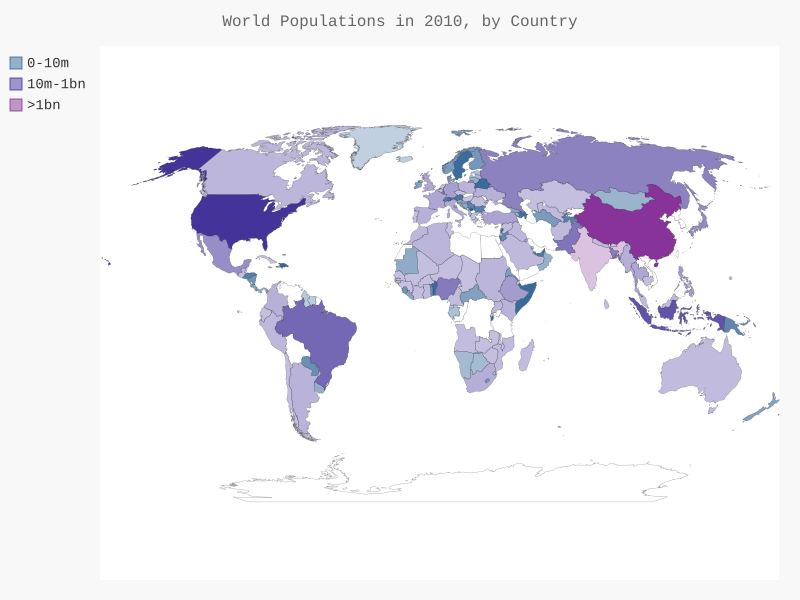

This chart was generated by the following Python code:
import json
import pygal
from country_codes import get_country_code
from pygal.style import RotateStyle, LightColorizedStyle

# 将数据加载到一个列表中
filename = 'population_data.json'
with open(filename) as f:
    pop_data = json.load(f)

# 打印每个国家2010年的人口数量
# 将创建一个包含人口数量的字典
cc_populations = {}
for pop_dict in pop_data:
    if pop_dict['Year'] == '2010':
        country_name = pop_dict['Country Name']
        population = int(float(pop_dict['Value']))

        code = get_country_code(country_name)
        if code:
            cc_populations[code] = population
        else:
            print("ERROR - " + country_name)

cc_pops_1 = {}
cc_pops_2 = {}
cc_pops_3 = {}
for cc, pop in cc_populations.items():
    if pop < 10000000:
        cc_pops_1[cc] = pop
    elif pop < 1000000000:
        cc_pops_2[cc] = pop
    else:
        cc_pops_3[cc] = pop

# 看看每组分别包含多少个国家
print(len(cc_pops_1), len(cc_pops_2), len(cc_pops_3))

wm_style = RotateStyle("#336699", base_style=LightColorizedStyle)
wm = pygal.maps.world.World(style=wm_style)
wm.title = 'World Populations in 2010, by Country'
wm.add('0-10m', cc_pops_1)
wm.add('10m-1bn', cc_pops_2)
wm.add('>1bn', cc_pops_3)

wm.render_to_file("world_population.svg")
